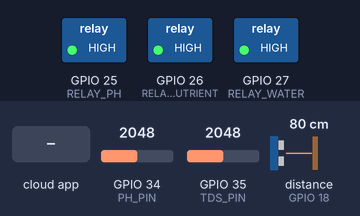
Simulated run of this sketch. Board: ESP32. On the bench: switched loads named in the sketch (green lamp = pin HIGH). The test bench sets the inputs (shaded band); at power-on: GPIO 34 (PH_PIN) = 2048, GPIO 35 (TDS_PIN) = 2048, distance to the obstacle (sensor on GPIO 18) 80 cm. The echo pulse lasts 58.3 µs per cm; WiFi joins after 1.5 s; servers stay silent unless stated; the local clock reads 2024-03-15 10:24:30 at power-on unless the sketch sets it; the Firebase database answers and starts empty; pins used as bus, display or sensor lines are not drawn; what the sketch prints to the serial monitor is not drawn.

Above: at 2.7 s.
2.8 s: the phone or cloud app sets ph_min to 25
At 4.1 s:
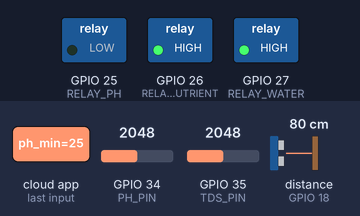
8.0 s: the phone or cloud app sets ph_min to 50
20.4 s: the phone or cloud app sets mode to auto
32.0 s: the phone or cloud app sets duration to 1
At 33.2 s:
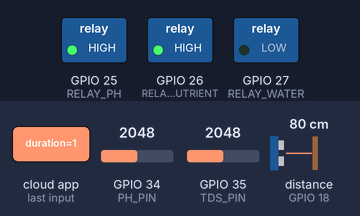
45.2 s: the phone or cloud app sets duration to 0
At 47.8 s:
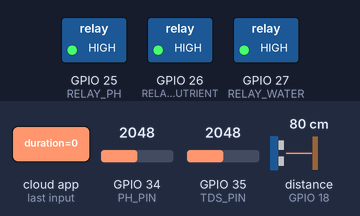
Timing chart, 0 to 58.9 s (numbered marks = the images above; inputs shaded):
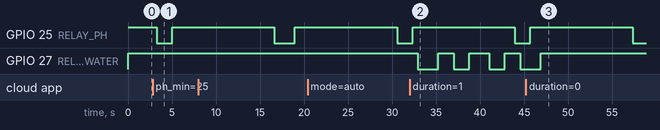

The sketch:

sketch_mar7a.ino
```cpp
#include <WiFi.h>
#include <Firebase_ESP_Client.h>
#include <time.h>
#include "addons/TokenHelper.h"
#include "addons/RTDBHelper.h"

/* ================= WIFI & FIREBASE ================= */
#define WIFI_SSID "WASIS FAMILY"
#define WIFI_PASSWORD "01021969"
// #define WIFI_SSID "Aku Siapa"
// #define WIFI_PASSWORD "Hehehehehehe"
#define DATABASE_URL "https://smart-hydroponic-14bcf-default-rtdb.asia-southeast1.firebasedatabase.app"
#define API_KEY "AIzaSyCIhqKK-UMKd_Jmw4WGEWojye8P_zNBOro"

/* ================= PIN DEFINITION ================= */
#define RELAY_PH 25
#define RELAY_NUTRIENT 26
#define RELAY_WATER 27
#define TRIG_PIN 19
#define ECHO_PIN 18
#define TDS_PIN 35
#define PH_PIN 34

/* ================= SENSOR & CALIBRATION ================= */
const float VREF = 3.3;
const int SCOUNT = 30;
const float PH_M = -19.35;
const float PH_C = 32.13;
float D_FULL = 1.0;    // Jarak saat air penuh (cm)
float D_EMPTY = 20.0;  // Nilai default jika firebase belum terbaca

/* ================= GLOBAL VARIABLES ================= */
FirebaseData fbdo;
FirebaseAuth auth;
FirebaseConfig config;

String esp32Id;
unsigned long lastSend = 0;
int analogBuffer[SCOUNT];
int analogBufferIndex = 0;

// Water Pompa Variables
unsigned long lastWaterPumpStart = 0;
unsigned long waterPumpInterval = 300000;
unsigned long waterPumpDuration = 10000;
bool waterPumpRunning = false;

// Nutrient Pompa Variables
unsigned long lastNutPumpStart = 0;
unsigned long nutPumpInterval = 10000;
unsigned long nutPumpDuration = 500;
int nutTDSMax = 1000;
int nutTDSMin = 400;
bool nutPumpRunning = false;

/* ================= PH POMPA VARIABLES ================= */
unsigned long lastPhPumpStart = 0;
unsigned long phPumpInterval = 10000;
unsigned long phPumpDuration = 500;
float phMin = 6.0;  // pH minimum (default)
bool phPumpRunning = false;


/* ================== MEDIAN FILTER ================= */
int getMedianNum(int bArray[], int len) {
  int bTab[len];
  memcpy(bTab, bArray, len * sizeof(int));
  for (int j = 0; j < len - 1; j++) {
    for (int i = 0; i < len - j - 1; i++) {
      if (bTab[i] > bTab[i + 1]) {
        int tmp = bTab[i];
        bTab[i] = bTab[i + 1];
        bTab[i + 1] = tmp;
      }
    }
  }
  return (len % 2 == 1) ? bTab[len / 2] : (bTab[len / 2] + bTab[len / 2 - 1]) / 2;
}

/* ================== SENSOR FUNCTIONS ================= */

void readTdsSampling() {
  static unsigned long sampleTime = 0;
  if (millis() - sampleTime > 40) {
    sampleTime = millis();
    analogBuffer[analogBufferIndex++] = analogRead(TDS_PIN);
    if (analogBufferIndex >= SCOUNT) analogBufferIndex = 0;
  }
}

float readTdsValue() {
  int medianADC = getMedianNum(analogBuffer, SCOUNT);
  float voltage = medianADC * VREF / 4095.0;
  float tds = (-376.013 * voltage) + 1075.246;  // Kalibrasi kamu
  return (tds < 0) ? 0 : tds;
}

float readPhValue() {
  float total = 0;
  for (int i = 0; i < 10; i++) {
    total += analogRead(PH_PIN);
    delay(10);
  }
  float voltage = (total / 10.0) * VREF / 4095.0;
  float ph = PH_M * voltage + PH_C;  // Kalibrasi kamu
  return constrain(ph, 0, 14);
}

float readDistanceCm() {
  digitalWrite(TRIG_PIN, LOW);
  delayMicroseconds(2);
  digitalWrite(TRIG_PIN, HIGH);
  delayMicroseconds(10);
  digitalWrite(TRIG_PIN, LOW);
  long duration = pulseIn(ECHO_PIN, HIGH, 30000);
  return (duration == 0) ? -1 : duration / 58.0;
}

/* ================== CORE LOGIC ================= */

void handleWaterPump() {
  String path = "/control/" + esp32Id + "/water";

  bool okMode = Firebase.RTDB.getString(&fbdo, path + "/mode");
  String mode = fbdo.stringData();

  bool okActive = Firebase.RTDB.getBool(&fbdo, path + "/isActived");
  bool isActived = fbdo.boolData();

  bool okInterval = Firebase.RTDB.getInt(&fbdo, path + "/interval");
  if (okInterval) waterPumpInterval = fbdo.intData();

  bool okDuration = Firebase.RTDB.getInt(&fbdo, path + "/duration");
  if (okDuration) waterPumpDuration = fbdo.intData();

  unsigned long now = millis();

  /* ================= FAIL SAFE ================= */
  if (!okMode || !okActive) {
    Serial.println("WATER: Firebase ERROR → FORCE OFF");
    digitalWrite(RELAY_WATER, HIGH);
    waterPumpRunning = false;
    return;
  }

  if (mode == "auto") {
    if (!waterPumpRunning && (now - lastWaterPumpStart >= waterPumpInterval || lastWaterPumpStart == 0)) {
      digitalWrite(RELAY_WATER, LOW);
      waterPumpRunning = true;
      lastWaterPumpStart = now;
      Serial.println("WATER PUMP: Auto ON");
    }
    if (waterPumpRunning && (now - lastWaterPumpStart >= waterPumpDuration)) {
      digitalWrite(RELAY_WATER, HIGH);
      waterPumpRunning = false;
      lastWaterPumpStart = now;  // Reset interval dari titik mati
      Serial.println("WATER PUMP: Auto OFF");
    }
  } else {  // Manual
    digitalWrite(RELAY_WATER, isActived ? LOW : HIGH);
    waterPumpRunning = isActived;
    return;
  }
}

void handleNutrientPump() {
  String path = "/control/" + esp32Id + "/nutrient";

  bool okMode = Firebase.RTDB.getString(&fbdo, path + "/mode");
  String mode = fbdo.stringData();

  bool okActive = Firebase.RTDB.getBool(&fbdo, path + "/isActived");
  bool isActived = fbdo.boolData();

  bool okTDSMin = Firebase.RTDB.getInt(&fbdo, path + "/tds_min");
  if (okTDSMin) nutTDSMin = fbdo.intData();

  bool okTDSMax = Firebase.RTDB.getInt(&fbdo, path + "/tds_max");
  if (okTDSMax) nutTDSMax = fbdo.intData();

  float tds = readTdsValue();
  unsigned long now = millis();

  // ===== FAIL SAFE =====
  if (!okMode || !okActive) {
    Serial.println("NUTRIENT: Firebase ERROR → FORCE OFF");
    digitalWrite(RELAY_NUTRIENT, HIGH);
    nutPumpRunning = false;
    return;
  }

  if (mode == "manual") {

    if (isActived) {
      if (!nutPumpRunning && (now - lastNutPumpStart >= nutPumpInterval || lastNutPumpStart == 0)) {
        digitalWrite(RELAY_NUTRIENT, LOW);
        nutPumpRunning = true;
        lastNutPumpStart = now;
      }

      if (nutPumpRunning && now - lastNutPumpStart >= nutPumpDuration) {
        digitalWrite(RELAY_NUTRIENT, HIGH);
        nutPumpRunning = false;
        lastNutPumpStart = now;
      }

    } else {
      digitalWrite(RELAY_NUTRIENT, HIGH);
      nutPumpRunning = false;
      lastNutPumpStart = now;
    }

    // digitalWrite(RELAY_NUTRIENT, isActived ? LOW : HIGH);
    // nutPumpRunning = isActived;

    return;
  }

  // AUTO
  if (tds < nutTDSMin) {
    if (!nutPumpRunning && (now - lastNutPumpStart >= nutPumpInterval || lastNutPumpStart == 0)) {
      digitalWrite(RELAY_NUTRIENT, LOW);
      nutPumpRunning = true;
      lastNutPumpStart = now;
    }

    if (nutPumpRunning && now - lastNutPumpStart >= nutPumpDuration) {
      digitalWrite(RELAY_NUTRIENT, HIGH);
      nutPumpRunning = false;
      lastNutPumpStart = now;
    }

  } else {
    digitalWrite(RELAY_NUTRIENT, HIGH);
    nutPumpRunning = false;
  }
}

void handlePhPump() {
  String path = "/control/" + esp32Id + "/ph";

  bool okMode = Firebase.RTDB.getString(&fbdo, path + "/mode");
  String mode = fbdo.stringData();

  bool okActive = Firebase.RTDB.getBool(&fbdo, path + "/isActived");
  bool isActived = fbdo.boolData();

  bool okPhMin = Firebase.RTDB.getFloat(&fbdo, path + "/ph_min");
  if (okPhMin) phMin = fbdo.floatData();

  float ph = readPhValue();
  unsigned long now = millis();

  // ===== FAIL SAFE =====
  if (!okMode || !okActive) {
    Serial.println("PH: Firebase ERROR → FORCE OFF");
    digitalWrite(RELAY_PH, HIGH);
    phPumpRunning = false;
    return;
  }

  if (mode == "manual") {

    if (isActived) {
      if (!phPumpRunning && (now - lastPhPumpStart >= phPumpInterval || lastPhPumpStart == 0)) {
        digitalWrite(RELAY_PH, LOW);
        phPumpRunning = true;
        lastPhPumpStart = now;
      }

      if (phPumpRunning && now - lastPhPumpStart >= phPumpDuration) {
        digitalWrite(RELAY_PH, HIGH);
        phPumpRunning = false;
        lastPhPumpStart = now;
      }

    } else {
      digitalWrite(RELAY_PH, HIGH);
      phPumpRunning = false;
      lastPhPumpStart = now;
    }
    // digitalWrite(RELAY_PH, isActived ? LOW : HIGH);
    // phPumpRunning = isActived;
    return;
  }

  // AUTO — nyala jika pH di bawah threshold min
  if (ph < phMin) {
    if (!phPumpRunning && (now - lastPhPumpStart >= phPumpInterval || lastPhPumpStart == 0)) {
      digitalWrite(RELAY_PH, LOW);
      phPumpRunning = true;
      lastPhPumpStart = now;
      Serial.println("PH PUMP: Auto ON");
    }

    if (phPumpRunning && (now - lastPhPumpStart >= phPumpDuration)) {
      digitalWrite(RELAY_PH, HIGH);
      phPumpRunning = false;
      lastPhPumpStart = now;
      Serial.println("PH PUMP: Auto OFF");
    }

  } else {
    digitalWrite(RELAY_PH, HIGH);
    phPumpRunning = false;
  }
}

void setup() {
  Serial.begin(115200);
  pinMode(RELAY_PH, OUTPUT);
  pinMode(RELAY_WATER, OUTPUT);
  pinMode(RELAY_NUTRIENT, OUTPUT);
  digitalWrite(RELAY_PH, HIGH);
  digitalWrite(RELAY_WATER, HIGH);
  digitalWrite(RELAY_NUTRIENT, HIGH);
  pinMode(TRIG_PIN, OUTPUT);
  pinMode(ECHO_PIN, INPUT);

  WiFi.begin(WIFI_SSID, WIFI_PASSWORD);
  while (WiFi.status() != WL_CONNECTED) {
    delay(500);
    Serial.print(".");
  }
  Serial.println("\nWiFi Connected");

  auth.user.email = "zerxonin@gmail.com";
  auth.user.password = "123456";
  config.api_key = API_KEY;
  config.database_url = DATABASE_URL;
  config.token_status_callback = tokenStatusCallback;
  Firebase.begin(&config, &auth);
  fbdo.setBSSLBufferSize(4096, 1024);
  Firebase.reconnectWiFi(true);
  Serial.println("Firebase Connected");

  esp32Id = WiFi.macAddress();
  esp32Id.replace(":", "");
  Serial.print("ESP32 ID: ");
  Serial.println(esp32Id);
}

void loop() {
  readTdsSampling();

  // Kontrol Pompa
  handleWaterPump();
  handleNutrientPump();
  handlePhPump();

  // Jalankan setiap 5 detik
  if (Firebase.ready() && (millis() - lastSend > 5000)) {
    lastSend = millis();

    // 1. Ambil ambang batas air dari Firebase (agar dinamis)
    if (Firebase.RTDB.getFloat(&fbdo, "/devices/" + esp32Id + "/water_max")) {
      D_EMPTY = fbdo.floatData();
    }

    // 2. Baca Sensor
    float ph = readPhValue();
    float tds = readTdsValue();
    float dist = readDistanceCm();
    float waterLevel = (dist > 0) ? constrain((D_EMPTY - dist) / (D_EMPTY - D_FULL) * 100.0, 0, 100) : 0;

    // 3. Kirim Data
    FirebaseJson json;
    json.set("ph", ph);
    json.set("tds", tds);
    json.set("water_level", waterLevel);
    json.set("updated_at", millis());
    Firebase.RTDB.setJSON(&fbdo, ("/sensor_data/" + esp32Id).c_str(), &json);

    // 4. Update Status
    Firebase.RTDB.setInt(&fbdo, ("/devices/" + esp32Id + "/last_seen").c_str(), (long)time(nullptr) * 1000);

    Serial.printf("WL: %.1f%% | pH: %.2f | TDS: %.0f ppm | Water: %s | Nutrient: %s | PH: %s\n",
                  waterLevel, ph, tds,
                  waterPumpRunning ? "ON" : "OFF",
                  nutPumpRunning ? "ON" : "OFF",
                  phPumpRunning ? "ON" : "OFF");
  }
}
```

Measured:
- after the input at 2.8 s, GPIO 25 (RELAY_PH): HIGH → LOW after 0.46 s, → HIGH 1.8 s later
- after the input at 32.0 s, GPIO 27 (RELAY_WATER): goes LOW 2.3 s, HIGH 1.8 s, LOW 1.8 s, HIGH 2.3 s, LOW 1.8 s, HIGH 1.8 s, then LOW, starting after 0.94 s
- after the input at 45.2 s, GPIO 27 (RELAY_WATER): goes on until 46.9 s, then stays HIGH
